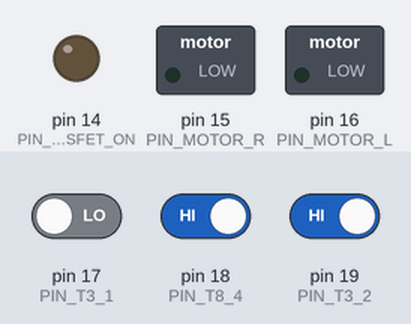
Simulated run of this sketch. Board: Arduino Uno, built with avr-gcc and run on an emulated ATmega328P. Parts: switched loads named in the sketch (green lamp = pin HIGH), output pins drawn as LEDs (lit = HIGH). Inputs (shaded band) come from the test bench; at power-on: pin 19 (PIN_T3_2) HIGH, pin 17 (PIN_T3_1) LOW, pin 18 (PIN_T8_4) HIGH.

Above: at 1.2 s.
1.3 s: pin 19 (PIN_T3_2) driven LOW
At 1.8 s:
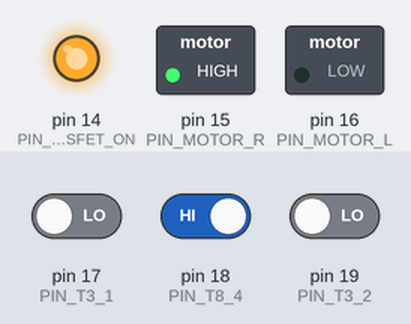
2.8 s: pin 19 (PIN_T3_2) driven HIGH
At 4.0 s:
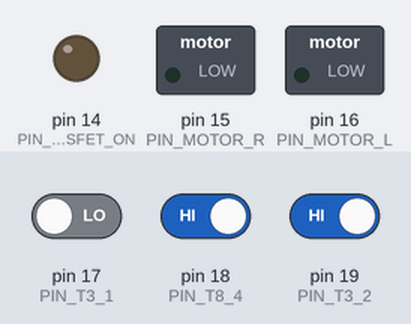
4.3 s: pin 17 (PIN_T3_1) driven HIGH and pin 18 (PIN_T8_4) driven LOW
At 5.0 s:
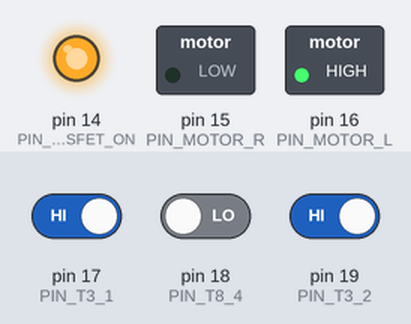
Timing chart, 0 to 7.3 s (numbered marks = the images above; inputs shaded):
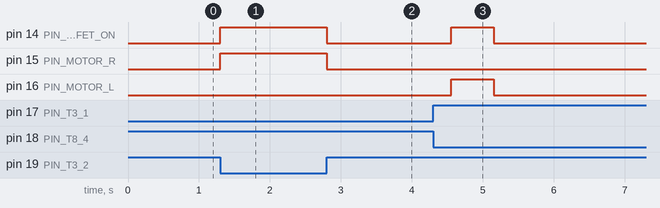

The sketch:

driver_source.ino
```cpp
#include <avr/wdt.h>
#include <avr/interrupt.h>
#include <avr/sleep.h>

// Analog pins, for motor driver
#define PIN_MOSFET_ON 14
#define PIN_MOTOR_R   15
#define PIN_MOTOR_L   16

// GPIO PINS, from CAR and lock
#define PIN_T3_1 17
#define PIN_T3_2 19
#define PIN_T8_4 18

// MOTOR STATUS variables
const int STOP = 0;
const int FORWARD = 1;
const int REVERSE = 2;

// Time step for all process
const int checkDoorsClose_step  = 5;
const int doorLatching_step     = 12;

// Timer variables
unsigned long currentTime           = 0;
unsigned long savedTime_main        = 0;
unsigned long savedTime_checkSleep  = 0;
unsigned long checkSleepTime        = 7500UL;

// Variables with limit switches values
int status_PIN_3_1;
int status_PIN_3_2;
int status_PIN_8_4;

// Counters, and fixes - for example, if user close doors fast, latching is not necessary.
// Other examples, on latching process (75% closed, switches return's 0, so it's necessary to chceck it with some delay)
int doorLatchingCounter;
int counterCheckDoorsClose;
bool emergencyLockProblem;
bool lastChanceBeforeSleep;
void setup()
{
  // Define motor driver as OUTPUT
  pinMode(PIN_MOSFET_ON, OUTPUT);
  pinMode(PIN_MOTOR_L, OUTPUT);
  pinMode(PIN_MOTOR_R, OUTPUT);

  // Define input pins
  pinMode(PIN_T3_1, INPUT);
  pinMode(PIN_T3_2, INPUT);
  pinMode(PIN_T8_4, INPUT);

  // Init Counters
  counterCheckDoorsClose = checkDoorsClose_step;
  doorLatchingCounter     = 0;
  emergencyLockProblem    = false;
  lastChanceBeforeSleep   = false;
}

// Like as function name
void readLimitSwitches()
{
  status_PIN_3_1 = digitalRead(PIN_T3_1);
  status_PIN_3_2 = digitalRead(PIN_T3_2);
  status_PIN_8_4 = digitalRead(PIN_T8_4);
}

// This function is used to run and stop motor
void setMotorState(int state)
{
  if (state == STOP)
  {
    analogWrite(PIN_MOSFET_ON, 0);
    analogWrite(PIN_MOTOR_L, 0);
    analogWrite(PIN_MOTOR_R, 0);
    return;
  }

  analogWrite(PIN_MOSFET_ON, 255);
  if(state == FORWARD)
  {
    analogWrite(PIN_MOTOR_L, 255);
    analogWrite(PIN_MOTOR_R, 0);
  }
  else
  {
    analogWrite(PIN_MOTOR_L, 0);
    analogWrite(PIN_MOTOR_R, 255);
  }
}
// This function setting module to sleep mode, it's very important, because module w/o sleep consumpt 12mA, so it ~50mA in all 4 doors!
// With this function module consumt 0.8mA at sleep mode
void sleepModule()
{
    static byte prevADCSRA = ADCSRA;
    ADCSRA = 0;
    set_sleep_mode (SLEEP_MODE_PWR_DOWN);
    sleep_enable();
    MCUCR = bit (BODS) | bit (BODSE);
    MCUCR = bit (BODS);

    noInterrupts();
    attachInterrupt(0, wakeUp, CHANGE);

    // Allow interrupts now
    interrupts();

    // And enter sleep mode as set above
    sleep_cpu();

    // Re-enable ADC if it was previously running
    ADCSRA = prevADCSRA;
}

// This function is called, when module going to wakeUP
void wakeUp()
{
  // Reinit Counters
  doorLatchingCounter = 0;
  counterCheckDoorsClose = checkDoorsClose_step;
  lastChanceBeforeSleep = false;
  detachInterrupt(0);

  delay(10);
}

// This function calls sleep
void doCheckSleep()
{
   if(analogRead(PIN_MOSFET_ON) > 0)
   {
    // NEVER go sleep when, any motor is ON!
    return;
   }

   readLimitSwitches();
   if((status_PIN_3_1 == HIGH) && (status_PIN_8_4 == LOW))
   {
      if(!lastChanceBeforeSleep)
      {
        lastChanceBeforeSleep = true;
        return;
      }
   }

   lastChanceBeforeSleep = false;
   setMotorState  (STOP); // Stop motors!
   sleepModule    ();     // Go sleep!
}

// Main process for motor forward STATE
void processLatching()
{
  if(!doorLatchingCounter) doorLatchingCounter = doorLatching_step;
  setMotorState(FORWARD);
  doorLatchingCounter--;
  if(doorLatchingCounter <= 0)
  {
    if(status_PIN_8_4 == LOW)
    {
      // Some troubles with latching - setting to emergency mode
      emergencyLockProblem = true;
    }
  }
}

// POST method for reset counters, and reverse motor!
void processReverse()
{
   if(status_PIN_3_2 == LOW)
        setMotorState(REVERSE);
   else setMotorState(STOP);

   // Reset counters
   doorLatchingCounter        = 0;
   counterCheckDoorsClose  = checkDoorsClose_step;
}

// Main process for door
void processDoor()
{
  readLimitSwitches();

  if(status_PIN_3_1 == LOW && !doorLatchingCounter)
  {
    processReverse();
    emergencyLockProblem    = false;
  }
  else
  {
    if((status_PIN_8_4 == LOW || doorLatchingCounter) && !emergencyLockProblem)
    {
      if(counterCheckDoorsClose > 0)  counterCheckDoorsClose--;
      else                            processLatching();
    }
    else
      processReverse();
  }
}
// the loop function runs over and over again forever
void loop()
{
  currentTime       = millis();
  if(currentTime -  savedTime_checkSleep >= checkSleepTime)
  {
    savedTime_checkSleep = currentTime;
    doCheckSleep();
  }

  if(currentTime - savedTime_main >= 50UL)
  {
    savedTime_main = currentTime;
    processDoor();
  }
}
```

Measured:
- after the input at 1.3 s, pin 14 (PIN_MOSFET_ON), pin 15 (PIN_MOTOR_R): LOW → HIGH at once
- after the input at 2.8 s, pin 14 (PIN_MOSFET_ON), pin 15 (PIN_MOTOR_R): HIGH → LOW at once
- after the input at 4.3 s, pin 14 (PIN_MOSFET_ON), pin 16 (PIN_MOTOR_L): LOW → HIGH after 0.25 s, → LOW 0.60 s later
